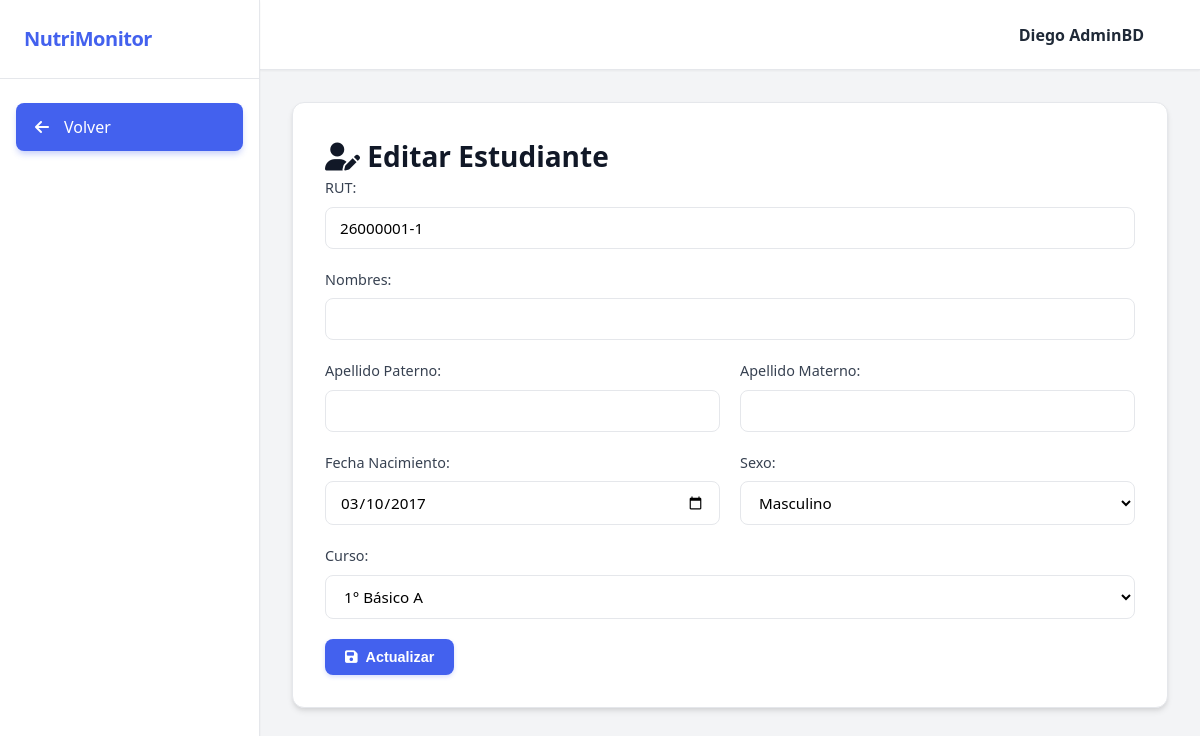
Page /public/AdminBD/crud_estudiante/edit.php?id=1 (signed in) on the committed database.
### tables this page shows
CREATE TABLE Estudiante (
    Id INT AUTO_INCREMENT PRIMARY KEY,
    Id_Curso INT,
    Rut VARCHAR(10),
    Nombre VARCHAR(255),
    Apellido VARCHAR(255),
    FechaNacimiento DATE,
    Estado BOOLEAN,
    FechaEliminacion DATE,
    MotivoEliminacion TEXT,
    FOREIGN KEY (Id_Curso) REFERENCES Curso(Id)
);

CREATE TABLE Curso (
    Id INT AUTO_INCREMENT PRIMARY KEY,
    Id_Establecimiento INT,
    Nombre VARCHAR(255),
    Id_Profesor INT,
    FOREIGN KEY (Id_Establecimiento) REFERENCES Establecimiento(Id),
    FOREIGN KEY (Id_Profesor) REFERENCES Usuario(Id)
);

### public/AdminBD/crud_estudiante/edit.php (the view, shortened to what this page needs)
<?php
require_once __DIR__ . '/../../../src/config/validaciones.php';
$pdo = getConnection();
$id = $_GET['id'] ?? null;
$stmt = $pdo->prepare("SELECT e.*, c.Id_Establecimiento FROM Estudiante e JOIN Curso c ON e.Id_Curso = c.Id WHERE e.Id = ?");
$stmt->execute([$id]);
$est = $stmt->fetch(PDO::FETCH_ASSOC);
$id_curso = $est['Id_Curso'];
$id_establecimiento = $est['Id_Establecimiento'];
$es_activo = ($est['Estado'] == 1);
$readonly_attr = $es_activo ? '' : 'disabled';
$cursos = $pdo->prepare("SELECT Id, Nombre FROM Curso WHERE Id_Establecimiento = ? ORDER BY Nombre");
$cursos->execute([$id_establecimiento]);
$lista_cursos = $cursos->fetchAll(PDO::FETCH_ASSOC);
?>
<!DOCTYPE html>
<html lang="es">
<head>
    <link rel="stylesheet" href="../../css/styles.css">
    <link rel="stylesheet" href="https://cdnjs.cloudflare.com/ajax/libs/font-awesome/6.4.0/css/all.min.css">
</head>
<body>
    <div class="dashboard-wrapper">
        <aside class="sidebar">
            <div class="sidebar-header"><h2>NutriMonitor</h2></div>
            <nav class="sidebar-nav">
                 <a href="../../dashboard_admin_bd.php?vista=estudiantes&id_establecimiento=<?php echo $id_establecimiento; ?>&id_curso=<?php echo $id_curso; ?>" class="nav-item active">
                    <i class="fa-solid fa-arrow-left"></i> Volver
                </a>
            </nav>
        </aside>
        <main class="main-content">
            <header class="header"><div class="header-user"><?php echo htmlspecialchars($_SESSION['user_nombre']); ?></div></header>
            <section class="content-body">
                <div class="content-container">
                    <?php if ($es_activo): ?>
                        <h1><i class="fa-solid fa-user-pen"></i> Editar Estudiante</h1>
                    <?php endif; ?>
                    <form method="POST" class="crud-form">
                        <div class="form-group">
                            <label>RUT:</label>
                            <input type="text" name="rut"
       value="<?php echo htmlspecialchars($est['Rut'] ?? $rut); ?>"
       required
       placeholder="12.345.678-9"
       maxlength="12"
       oninput="darFormatoRut(this)">
                        </div>
                        <div class="form-group">
                            <label>Nombres:</label>
                            <input type="text" name="nombres" value="<?php echo htmlspecialchars($est['Nombres']); ?>" required <?php echo $readonly_attr; ?>>
                        </div>
                        <div style="display: flex; gap: 20px;">
                            <div class="form-group" style="flex:1;">
                                <label>Apellido Paterno:</label>
                                <input type="text" name="apellido_paterno" value="<?php echo htmlspecialchars($est['ApellidoPaterno']); ?>" required <?php echo $readonly_attr; ?>>
                            </div>
                            <div class="form-group" style="flex:1;">
                                <label>Apellido Materno:</label>
                                <input type="text" name="apellido_materno" value="<?php echo htmlspecialchars($est['ApellidoMaterno']); ?>" <?php echo $readonly_attr; ?>>
                            </div>
                        </div>
                        <div style="display: flex; gap: 20px;">
                            <div class="form-group" style="flex:1;">
                                <label>Fecha Nacimiento:</label>
                                <input type="date" name="fecha_nacimiento" value="<?php echo $est['FechaNacimiento']; ?>" required <?php echo $readonly_attr; ?>>
                            </div>
                            <div class="form-group" style="flex:1;">
                                <label>Sexo:</label>
                                <select name="sexo" required <?php echo $readonly_attr; ?>>
                                    <option value="M" <?php echo ($est['Sexo'] == 'M') ? 'selected' : ''; ?>>Masculino</option>
                                </select>
                            </div>
                        </div>
                        <div class="form-group">
                            <label>Curso:</label>
                            <select name="id_curso" required <?php echo $readonly_attr; ?>>
                                <?php foreach ($lista_cursos as $c): ?>
                                    <option value="<?php echo $c['Id']; ?>" <?php echo ($c['Id'] == $est['Id_Curso']) ? 'selected' : ''; ?>>
                                        <?php echo htmlspecialchars($c['Nombre']); ?>
                                    </option>
                                <?php endforeach; ?>
                            </select>
                        </div>
                        <?php if ($es_activo): ?>
                            <div class="form-actions" style="margin-top: 20px;">
                                <button type="submit" class="btn-create"><i class="fa-solid fa-save"></i> Actualizar</button>
                            </div>
                        <?php endif; ?>
                    </form>
                </div>
            </section>
        </main>
    </div>
</body>
</html>

### public/css/styles.css (style rules this page uses)
:root { --primary-color: #4361ee; --primary-hover: #3a56d4; --secondary-color: #3f37c9; --success-color: #10b981; --danger-color: #ef4444; --warning-color: #f59e0b; --info-color: #3b82f6; --bg-body: #f3f4f6; --bg-sidebar: #ffffff; --text-main: #1f2937; --text-muted: #6b7280; --border-color: #e5e7eb; --shadow-sm: 0 1px 2px 0 rgba(0, 0, 0, 0.05); --shadow-md: 0 4px 6px -1px rgba(0, 0, 0, 0.1), 0 2px 4px -1px rgba(0, 0, 0, 0.06); --radius-md: 0.5rem; --radius-lg: 0.75rem; }
* { margin: 0; padding: 0; box-sizing: border-box; }
body { font-family: 'Segoe UI', system-ui, -apple-system, sans-serif; background-color: var(--bg-body); color: var(--text-main); display: flex; min-height: 100vh; line-height: 1.5; }
.dashboard-wrapper { display: flex; width: 100%; }
.sidebar { width: 260px; background: var(--bg-sidebar); border-right: 1px solid var(--border-color); display: flex; flex-direction: column; position: sticky; top: 0; height: 100vh; box-shadow: var(--shadow-sm); z-index: 10; }
.sidebar-header { padding: 1.5rem; border-bottom: 1px solid var(--border-color); }
.sidebar-header h2 { font-size: 1.25rem; font-weight: 700; color: var(--primary-color); letter-spacing: -0.025em; }
.sidebar-nav { padding: 1.5rem 1rem; flex-grow: 1; overflow-y: auto; }
.nav-item { display: flex; align-items: center; padding: 0.75rem 1rem; text-decoration: none; color: var(--text-main); border-radius: var(--radius-md); font-weight: 500; margin-bottom: 0.25rem; transition: all 0.2s ease; }
.nav-item i { margin-right: 0.75rem; width: 20px; text-align: center; color: var(--text-muted); transition: color 0.2s; }
.nav-item.active { background-color: var(--primary-color); color: #fff; box-shadow: 0 4px 6px -1px rgba(67, 97, 238, 0.3); }
.nav-item.active i { color: #fff; }
.main-content { flex-grow: 1; display: flex; flex-direction: column; width: calc(100% - 260px); }
.header { height: 70px; background: var(--bg-sidebar); border-bottom: 1px solid var(--border-color); display: flex; align-items: center; justify-content: flex-end; padding: 0 2rem; box-shadow: var(--shadow-sm); }
.header-user { font-weight: 600; margin-right: 1.5rem; color: var(--text-main); }
.content-body { padding: 2rem; overflow-y: auto; flex-grow: 1; }
.content-container { background: #ffffff; border-radius: var(--radius-lg); padding: 2rem; box-shadow: var(--shadow-md); border: 1px solid var(--border-color); max-width: 1200px; margin: 0 auto; transition: transform 0.2s; }
h1 { font-size: 1.75rem; font-weight: 700; color: #111827; }
.form-group { margin-bottom: 1.25rem; }
label { display: block; margin-bottom: 0.5rem; font-weight: 500; color: #374151; font-size: 0.9rem; }
input[type="text"], input[type="email"], input[type="password"], input[type="number"], input[type="date"], select, textarea { width: 100%; padding: 0.625rem 0.875rem; border: 1px solid var(--border-color); border-radius: var(--radius-md); font-size: 0.95rem; font-family: inherit; transition: border-color 0.15s, box-shadow 0.15s; background-color: #fff; resize: none; }
.btn-create, .btn-login, .btn-logout, button[type="submit"] { display: inline-flex; align-items: center; justify-content: center; padding: 0.625rem 1.25rem; border-radius: var(--radius-md); font-weight: 600; text-decoration: none; cursor: pointer; border: none; transition: all 0.2s; font-size: 0.9rem; gap: 0.5rem; }
.btn-create, button[type="submit"] { background-color: var(--primary-color); color: white; box-shadow: 0 2px 4px rgba(67, 97, 238, 0.2); }

### rows in the picture
estudiante: rut "26000001-1", fecha_nacimiento "03/10/2017", sexo "Masculino", id_curso "1° Básico A"

### other values in the picture
$_SESSION['user_nombre'] "Diego AdminBD"
